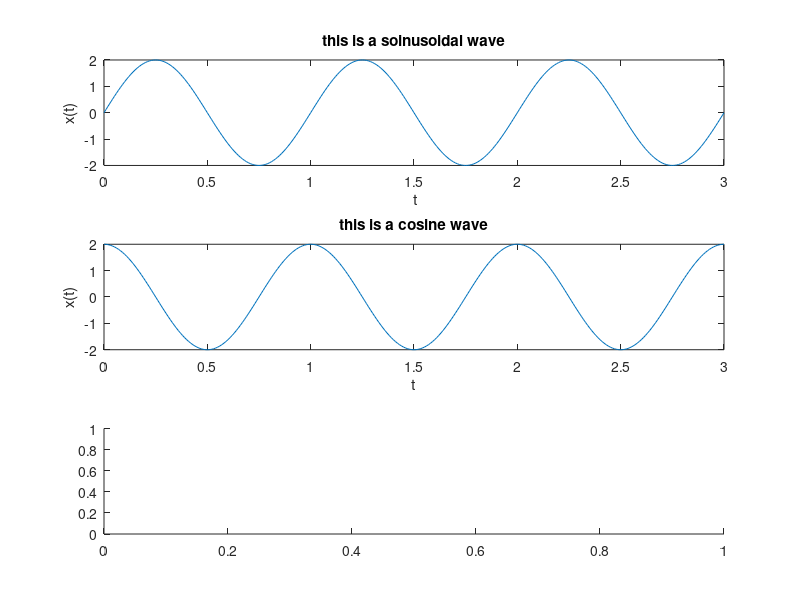

The MATLAB source for this figure: (Note: this script raises an error after producing the figure.)
t= 0:0.01:3;
a = 2;
f= 1;
phase =0;

x1= a*sin(2*3.1416*f*t);
x2= a*cos(2*3.1416*f*t);
y2 = x2-x1;

subplot(3 ,1,1);
plot(t,x1);
xlabel(' t');
ylabel('x(t)');
title('this is a soinusoidal wave');

subplot(3,1,2);
plot(t,x2);
xlabel('t');
ylabel('x(t)');
title('this is a cosine wave');

subplot(3,1,3);
plot(t,y);
xlabel('t');
ylabel(' x(t)');
title('this is a subtraction  wave');

